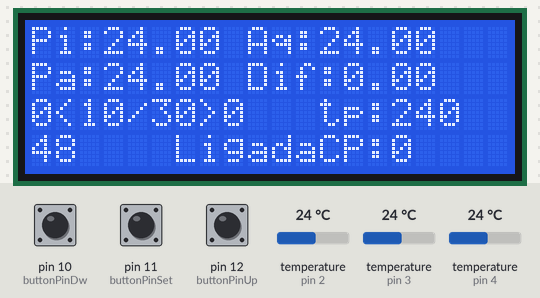
Recording of a sketch running on a simulated Arduino Nano, built with avr-gcc and run on an emulated ATmega328P. Shown: 20×4 character LCD. Inputs (shaded band) come from the test bench; at power-on: pin 11 (buttonPinSet) HIGH, pin 10 (buttonPinDw) HIGH, pin 12 (buttonPinUp) HIGH, temperature (sensors on pin 2, pin 3, pin 4) 24 °C. EEPROM starts erased; what the sketch prints to the serial monitor is not drawn.

Above: at 3.8 s.
3.9 s: pin 11 (buttonPinSet) pulled LOW for 3.2 s
At 8.0 s:
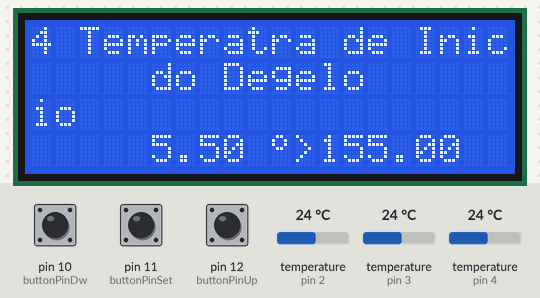
8.7 s: pin 11 (buttonPinSet) pulled LOW for 0.15 s
At 9.2 s:
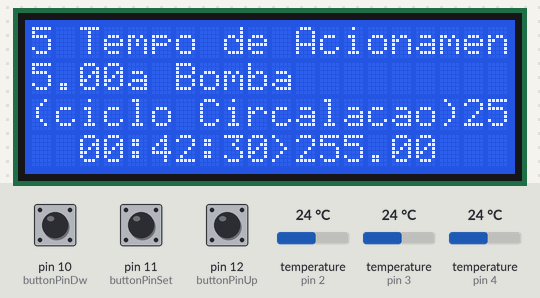
10.4 s: pin 11 (buttonPinSet) pulled LOW for 1 s
At 11.2 s:
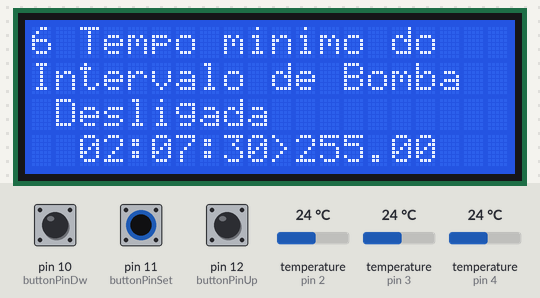
12.9 s: pin 10 (buttonPinDw) pulled LOW for 3.2 s
At 16.2 s:
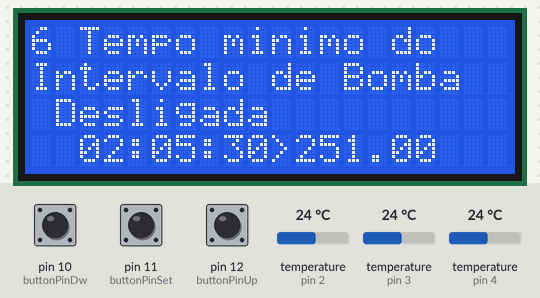
17.6 s: pin 10 (buttonPinDw) pulled LOW for 0.15 s
At 18.5 s:
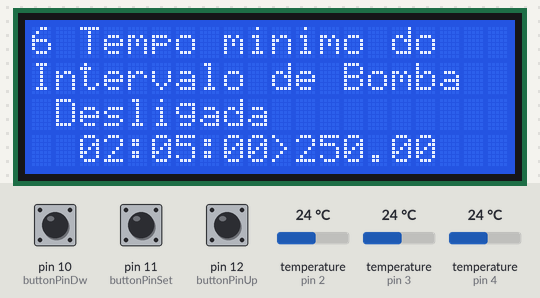
19.3 s: pin 10 (buttonPinDw) pulled LOW for 3.2 s
At 22.6 s:
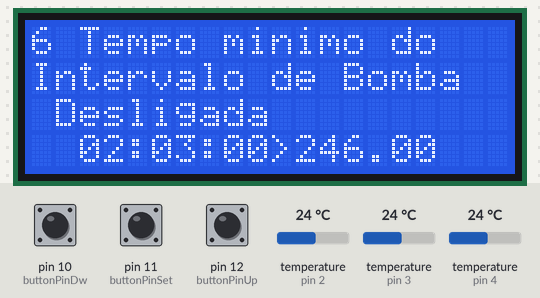
Timing chart, 0 to 24.1 s (numbered marks = the images above; inputs shaded):
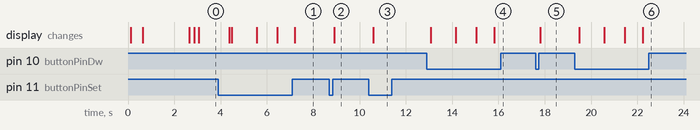

Measured:
- after the input at 3.9 s, the display: first changes after 0.47 s (image 1 shows a later state)
- after the input at 8.7 s, the display: changes after 0.20 s (image 2)
- after the input at 10.4 s, the display: changes after 0.19 s (image 3)
- after the input at 12.9 s, the display: first changes after 0.18 s (image 4 shows a later state)
- after the input at 17.6 s, the display: changes after 0.21 s (image 5)

The sketch:

controlador_piscina5_21_NANO.ino
```cpp
////ARDUINO NANO///

#include <EEPROM.h>


//////////////////////Sensores
#include <OneWire.h>
#include <DallasTemperature.h>
#define ONE_WIRE_BUS_PISC         2         // Pino do sensor da temperatura da piscina
#define ONE_WIRE_BUS_PAINEL       3         // Pino do sensor do painel de aquecimento
#define ONE_WIRE_BUS_RETORNO      4         // Pino sensor de retorno de agua
OneWire SensorPiscina(ONE_WIRE_BUS_PISC);
OneWire oneWire_out(ONE_WIRE_BUS_PAINEL);
OneWire oneWire_out_1(ONE_WIRE_BUS_RETORNO);
DallasTemperature sensor_piscina(&SensorPiscina);
DallasTemperature sensor_painel(&oneWire_out);
DallasTemperature sensor_retorno(&oneWire_out_1);


/////////////////////////////////////Botões:
unsigned long lastDebounceTime = 0 ;
//int analogreading;
int buttonPinSet = 11;    // the number of the pushbutton pin
const int ledPin = 13;      // the number of the LED pin
int ledState = HIGH;         // the current state of the output pin
int buttonStateSet;             // the current reading from the input pin
bool lastButtonStateSet = LOW;   // the previous reading from the input pin
unsigned long lastDebounceTimeSet = 0;  // the last time the output pin was toggled
int debounceDelay = 50;    // the debounce time; increase if the output flickers

int buttonPinUp = 12;    // the number of the pushbutton pin
int buttonStateUp;             // the current reading from the input pin
bool lastButtonStateUp = LOW;   // the previous reading from the input pin
unsigned long lastDebounceTimeUp = 0;  // the last time the output pin was toggled

 int buttonPinDw = 10;    // the number of the pushbutton pin
int buttonStateDw;             // the current reading from the input pin
bool lastButtonStateDw = LOW;   // the previous reading from the input pin
unsigned long lastDebounceTimeDw = 0;  // the last time the output pin was toggled
/////////////////////////////////////////////////////////////////////////////////////////////
//unsigned long difmillis =0;


   //bool chamarMenu = 0;
   unsigned long tempochamarmenu = 0;
   bool estadochamarmenu;
   unsigned long lastDebounceTimeMenu = 0;
   bool mudancaLCD;
   unsigned long tempomenu;
   bool botoes = LOW;
   int buttonPushCounter = 0;
   unsigned long whilelastTime = 0;
   bool ultimoestadobotoes ;
  int temporizador;


//LCD...

#include <LiquidCrystal_I2C.h>

LiquidCrystal_I2C lcd(0x3F,20,4);
//LiquidCrystal_I2C lcd(0x27,20,4);


//Array simbolo grau
byte grau[8] ={ B00001100,
                B00010010,
                B00010010,
                B00001100,
                B00000000,
                B00000000,
                B00000000,
                B00000000,};


//int s1;

bool memupdate = LOW ;

int SetTemperPiscina;
float SetTemperPiscFloat;
int TemperPiscEEPROM;

int SetDifTempEntrSaida;
float SetDifTemperEntrSaidaFloat;
int DifTemperEntrSaidaEEPROM;

int SetTemperSuperAq;
float SetTemperSuperAqfloat;
int SetTemperSuperAqEEPROM;

int SetTemperDegelo;
float SetTemperDegeloFloat;
int SetTemperDegeloEEPROM;

int SetTempoAcionBomba;
float SetTempoAcionBombaFloat;
int SetTempoAcionBombaEEPROM;

int SetTempoBombaDesl;
float SetTempoBombaDeslFloat;
int SetTempoBombaDeslEEPROM;


//float tempreal;
//float tempreal1;

int bomba1 = 2;// pino acionamento da bomba de aquecimenti lento.
int bomba2 = 2;// pino acionamento da bomba de aquecimento rapido.
int bomba3 = 2;// pino acionamento da bomba de filtragem.


/////////////////////////////////////////


int contador = 0;
boolean botaoset;
boolean botaodw;
boolean botaoup;


boolean chamadamenu = 0;
int tempodemenu = 5000;

// diferença milisegundos
unsigned long ti;
static unsigned long tf;
int tdif;
static unsigned long tp1;

int segundos, minutos, horas, total, total1;

unsigned long previousMillis;
const long interval = 800;

int temperaturapiscina;
int tempersaidaaquecedor;
int temperaturaplaca;

boolean disparoaquecerpiscina;
boolean placaaquecida;
boolean difentrsaida;
boolean circularagua;
boolean aquecendo;
boolean circulacaodeprotecao;

unsigned long tbstart;
int tbstop;
unsigned long basetempo10seg;
unsigned long basetempo30seg;
int TAcionBomba;
int TIntervBomba;
boolean bombacionada;
unsigned long tbomba;
unsigned long tempobombaacioncircprot; //tempo de acionamento da bomba no acionamento de proteção.
unsigned long tempointervdeprot;       // tempo de intervalo da bomba no acionamento de proteção.

 unsigned long tempo;


 bool DisparoProtecao;


void setup(void)


{

    sensor_piscina.begin();
    sensor_painel.begin();
    sensor_retorno.begin();
    sensor_piscina.setWaitForConversion(false);
    sensor_painel.setWaitForConversion(false);
    sensor_retorno.setWaitForConversion(false);


   pinMode(buttonPinSet, INPUT_PULLUP);
   pinMode(buttonPinUp, INPUT_PULLUP);
   pinMode(buttonPinDw, INPUT_PULLUP);


  pinMode(bomba1, OUTPUT);
  pinMode(bomba2, OUTPUT);
  pinMode(bomba3, OUTPUT);

  Serial.begin(9600);
  Serial.println(" ");


//EEPROM.begin(50);


     lcd.init();
delay(500);
     lcd.backlight();
       lcd.clear();
       lcd.setCursor(0, 0);
       lcd.print("CONTROLADORES ");
       lcd.setCursor(0, 1);
       lcd.print("FOGGIATTO V2.1");
       delay(2000);
       lcd.clear();
       lcd.createChar(0, grau);

  tp1 = -9000;

  TemperPiscEEPROM = EEPROM.read(0);
  DifTemperEntrSaidaEEPROM = EEPROM.read(1);
  SetTemperSuperAqEEPROM = EEPROM.read(2);
  SetTemperDegeloEEPROM = EEPROM.read(3)- 100;
  SetTempoAcionBombaEEPROM = EEPROM.read(4);
  SetTempoBombaDeslEEPROM = EEPROM.read(5);


  SetTemperPiscFloat = TemperPiscEEPROM ;
  SetDifTemperEntrSaidaFloat = DifTemperEntrSaidaEEPROM;
  SetTemperSuperAqfloat = SetTemperSuperAqEEPROM;
  SetTemperDegeloFloat = SetTemperDegeloEEPROM;
  SetTempoAcionBombaFloat = SetTempoAcionBombaEEPROM;
  SetTempoBombaDeslFloat = SetTempoBombaDeslEEPROM;

tbstart = millis()/ 10000;

 TAcionBomba = -1 - SetTempoAcionBombaEEPROM;
}


void loop(void){
    sensor_piscina.requestTemperatures();
    sensor_painel.requestTemperatures();
    sensor_retorno.requestTemperatures();

    //leituraanalogbotoes();
    controle_botaoSet();
    controle_botaoUp();
    controle_botaoDw();


    Serial.print("// piscina:");
    Serial.print(sensor_piscina.getTempCByIndex(0));
    Serial.print(" painel:");
    Serial.print(sensor_painel.getTempCByIndex(0));
    Serial.print(" retorno:");
    Serial.print(sensor_retorno.getTempCByIndex(0),3);


    Serial.print("// Set:");
    Serial.print(buttonStateSet);
    Serial.print("  Up");
    Serial.print(buttonStateUp);
    Serial.print("  Dw");
    Serial.print(buttonStateDw);
    Serial.print(" dif milis ");
   // Serial.println((millis()-difmillis));
//difmillis = millis();


/////////////Menu
if (buttonStateSet ==LOW){
  tempochamarmenu = millis();
}
Serial.println(tempochamarmenu);

if ((buttonStateSet == HIGH && estadochamarmenu == LOW) && (millis()-  tempochamarmenu > 300)) {
Serial.println(millis());
chamadamenu = HIGH;
contador = 0;
}


 basetempo10seg = millis() / 10000;
 basetempo30seg = basetempo10seg / 3;

 lcd.setCursor(0, 2);
 lcd.print(basetempo10seg);
 lcd.print("<10/30>");
 lcd.print(basetempo30seg);

 // unsigned long start = millis();
    //int botoes;
  //int tempomenu;

  SetTemperPiscina = TemperPiscEEPROM;
  SetDifTempEntrSaida = DifTemperEntrSaidaEEPROM;
  SetTemperSuperAq = SetTemperSuperAqEEPROM;
  SetTemperDegelo = SetTemperDegeloEEPROM;
  SetTempoAcionBomba = SetTempoAcionBombaEEPROM;
  SetTempoBombaDesl = SetTempoBombaDeslEEPROM;


  if (chamadamenu != mudancaLCD){
      lcd.clear();
      mudancaLCD = chamadamenu;
      }

      //.println();
      Serial.print("chamadamenu  ");
     Serial.println(chamadamenu);
     // Serial.println("on");


while   (chamadamenu == HIGH){

    //leituraanalogbotoes();
    controle_botaoSet();
    controle_botaoUp();
    controle_botaoDw();


if ( buttonStateSet == HIGH || buttonStateUp == HIGH || buttonStateDw == HIGH){
       tempomenu = millis();
       botoes = HIGH;
    } else botoes = LOW;


  Serial.print("millis()");
   Serial.print(millis());
  //Serial.println("menu_on");
  // Serial.println(botoes);
  Serial.print("    tempomenu");
   Serial.println(tempomenu);
  //Serial.println("menu_on");


 if (millis() -  tempomenu > 10000) {

  chamadamenu = LOW;

  SetTemperPiscina = SetTemperPiscFloat;
  SetDifTempEntrSaida = SetDifTemperEntrSaidaFloat;
  SetTemperSuperAq = SetTemperSuperAqfloat;
  SetTemperDegelo = SetTemperDegeloFloat;
  SetTempoAcionBomba = SetTempoAcionBombaFloat;
  SetTempoBombaDesl = SetTempoBombaDeslFloat;


     atualizaeeprom();//funcao atualiza memoria

  }else{
    Serial.println(botoes);
  Serial.println("menu_on");

  }


if ((botoes != ultimoestadobotoes)  || (millis() - whilelastTime > 1000 ) ) {


           if (botoes == HIGH)  {
                    lcd.clear();
                    buttonPushCounter++;// if the current state is HIGH then the button went from off to on:
                    Serial;Serial.println("on");
                    Serial.print("number of button pushes: ");
                     Serial.println(buttonPushCounter);
                     //Serial.println(joyst_map);

                         if (buttonPushCounter > 1) {
                            whilelastTime = millis()  - (buttonPushCounter * 100) ;  //
                              } else whilelastTime = millis();


    if (buttonStateSet == HIGH){
        contador = contador + 1;
        lcd.clear();
         }

    if (contador > 6)    {
      contador = 1;
      }


 switch (contador){

   case 1:
        if (buttonStateUp == HIGH && SetTemperPiscFloat < 80){
            SetTemperPiscFloat = SetTemperPiscFloat + 1;
            }

        if (buttonStateDw == HIGH && SetTemperPiscFloat > 40){
            SetTemperPiscFloat = SetTemperPiscFloat - 1;
            }

        lcd.setCursor(0, 0);
        lcd.print("1 Temperatura Maxima");
        lcd.setCursor(3, 1);
        lcd.print("da Piscina");
        //lcd.setCursor(0, 0);
        //lcd.print("1 Temperatura Maxima");
        lcd.setCursor(3, 3);
        lcd.print(SetTemperPiscFloat/2,1);
          lcd.setCursor(7, 3);
          lcd.write((byte)0);
          lcd.print(">");
          lcd.print(SetTemperPiscFloat);
       break;

  case 2:
        if (buttonStateUp == HIGH && SetDifTemperEntrSaidaFloat <= 99){
          SetDifTemperEntrSaidaFloat = SetDifTemperEntrSaidaFloat + 1;
          }

        if (buttonStateDw == HIGH && SetDifTemperEntrSaidaFloat > 0){
            SetDifTemperEntrSaidaFloat = SetDifTemperEntrSaidaFloat - 1;
            }
            lcd.setCursor(0, 0);
            lcd.print("2 Ganho minimo de");
            lcd.setCursor(0, 1);
            lcd.print("temperatura do");
            lcd.setCursor(0, 2);
            lcd.print("painel");
            lcd.setCursor(3, 3);
            lcd.print(SetDifTemperEntrSaidaFloat/10);
            lcd.setCursor(8, 3);
            lcd.write((byte)0);
            lcd.print(">");
            lcd.print(SetDifTemperEntrSaidaFloat);

          break;


   case 3:
        if (buttonStateUp == HIGH && SetTemperSuperAqfloat < 140){
            SetTemperSuperAqfloat = SetTemperSuperAqfloat + 1;
            }
        if (buttonStateDw == HIGH && SetTemperSuperAqfloat > 100){
            SetTemperSuperAqfloat = SetTemperSuperAqfloat - 1;
            }
        lcd.setCursor(0, 0);
        lcd.print("3 Temperatura de");
        lcd.setCursor(0, 1);
        lcd.print("Acionamento da bomba");
        lcd.setCursor(0, 2);
        lcd.print("Protecao por calor");
        lcd.setCursor(3, 3);
        lcd.print(SetTemperSuperAqfloat /2 );

            lcd.setCursor(7, 3);
            lcd.write((byte)0);
            lcd.print(">" );
            lcd.print(SetTemperSuperAqfloat);

       break;


    case 4:
        if (buttonStateUp == HIGH && SetTemperDegeloFloat < 160){
          SetTemperDegeloFloat = SetTemperDegeloFloat + 1;
          }

        if (buttonStateDw == HIGH && SetTemperDegeloFloat > 50){
            SetTemperDegeloFloat = SetTemperDegeloFloat - 1;
            }
            lcd.setCursor(0, 0);
            lcd.print("4 Temperatra de Inicio");
            lcd.setCursor(5, 1);
            lcd.print("do Degelo");
            //lcd.setCursor(0, 0);
            //lcd.print("6 Temperatra deInicDegelo");
            lcd.setCursor(5, 3);
            lcd.print((SetTemperDegeloFloat/10) -10);
            lcd.setCursor(10, 3);
            lcd.write((byte)0);
            lcd.print(">");
            lcd.print(SetTemperDegeloFloat);
        break;


    case 5:
        if (buttonStateUp == HIGH && SetTempoAcionBombaFloat <= 80){
            SetTempoAcionBombaFloat = SetTempoAcionBombaFloat + 1;
            }
        if (buttonStateDw == HIGH && SetTempoAcionBombaFloat > 0){
           SetTempoAcionBombaFloat = SetTempoAcionBombaFloat - 1;
           }
           lcd.setCursor(0, 0);
           lcd.print("5 Tempo de Acionamen");
            lcd.setCursor(0, 1);
           lcd.print("to da Bomba");
           lcd.setCursor(0, 2);
           lcd.print("(ciclo Circalacao)");
           // lcd.print(SetTemperSuperAqFloat);
           total = SetTempoAcionBombaFloat * 10;
           horas = (total / 3600);
           minutos = ((total - (horas * 3600)) / 60);
           segundos = (total % 60);

              // lcd.setCursor(0, 1);
               lcd.print(SetTempoAcionBombaFloat);

           lcd.setCursor(2, 3);
        if (horas < 10){
          lcd.print("0");
           }
           lcd.print(horas);
           lcd.print(":");
           lcd.setCursor(5, 3);
        if (minutos < 10){
           lcd.print("0");
           }
           lcd.print(minutos);
           lcd.print(":");
           lcd.setCursor(8, 3);
        if (segundos < 10){
            lcd.print("0");
            }
            lcd.print(segundos);
lcd.print(">");
lcd.print(SetTempoAcionBombaFloat);

          break;


     case 6:
        if (buttonStateUp == HIGH && SetTempoBombaDeslFloat <= 239){
            SetTempoBombaDeslFloat = SetTempoBombaDeslFloat + 1;
            }
        if (buttonStateDw == HIGH && SetTempoBombaDeslFloat > 0){
           SetTempoBombaDeslFloat = SetTempoBombaDeslFloat - 1;
           }
           lcd.setCursor(0, 0);
           lcd.print("6 Tempo minimo do");
           lcd.setCursor(0, 1);
           lcd.print("Intervalo de Bomba");
           lcd.setCursor(1, 2);
           lcd.print("Desligada");
           // lcd.print(SetTemperSuperAqFloat);
           total = SetTempoBombaDeslFloat * 30;
           horas = (total / 3600);
           minutos = ((total - (horas * 3600)) / 60);
           segundos = (total % 60);

           lcd.setCursor(2, 3);
        if (horas < 10){
          lcd.print("0");
           }
           lcd.print(horas);
           lcd.print(":");
           lcd.setCursor(5, 3);
        if (minutos < 10){
           lcd.print("0");
           }
           lcd.print(minutos);
           lcd.print(":");
           lcd.setCursor(8, 3);
        if (segundos < 10){
            lcd.print("0");
            }
            lcd.print(segundos);
            lcd.print(">");
            lcd.print(SetTempoBombaDeslFloat);
          break;


      default:
        contador = 0;
    }
   // return;


} else {
           buttonPushCounter = 0;
            // Serial.println("off");// if the current state is LOW then the button went from on to off:
           }


ultimoestadobotoes = botoes ;


  } //fim do if


 // Serial.println("fim do while");

 delay(100);
 }  ////////////////////////fim do while


  temperaturapiscina = 10 * sensor_piscina.getTempCByIndex(0);
  temperaturaplaca = 10 * sensor_painel.getTempCByIndex(0);
  tempersaidaaquecedor = 10 * sensor_retorno.getTempCByIndex(0);

  Serial.print("  tempPisc: ");
  Serial.print(temperaturapiscina);
  Serial.print("< >");
  //Serial.print("  tempPisc: ");
  Serial.print(EEPROM.read(0));
  Serial.print(" <<< ");


//  Serial.println(leitura0);
    lcd.setCursor(0, 0);
    lcd.print("Pi:");
    lcd.print(sensor_piscina.getTempCByIndex(0), 2);
    lcd.setCursor(9, 0);
    lcd.print("Aq:");
    lcd.print(sensor_retorno.getTempCByIndex(0), 2);
    lcd.setCursor(0, 1);
    lcd.print("Pa:");
    lcd.print(sensor_painel.getTempCByIndex(0),2);

    lcd.setCursor(9, 1);
    lcd.print("Dif:");
    lcd.print(sensor_piscina.getTempCByIndex(0) - sensor_retorno.getTempCByIndex(0));

    lcd.setCursor(0, 3);
    lcd.print(temperaturaplaca / 5);
    // lcd.print("Bomba:");
     if (digitalRead(bomba1) == 1){
       lcd.print("    Ligada");
       } else    lcd.print(" Desligada");

// unsigned long stop = millis();

    lcd.print("CP:");
    lcd.print(circulacaodeprotecao);

    lcd.setCursor(12, 2);
    lcd.print("tp:");
    lcd.print(temperaturaplaca);


 if ((temperaturaplaca / 5  >  SetTemperSuperAqEEPROM ) || (temperaturaplaca < SetTemperDegeloEEPROM - 100 ) && millis() > 10000)
     {
       circulacaodeprotecao = HIGH;
     }


   if ((temperaturaplaca >= (SetTemperSuperAqEEPROM /5) + 40) || (temperaturaplaca * 10 < SetTemperDegeloEEPROM))
        {
          digitalWrite(bomba1, HIGH);
         tempo = basetempo10seg;
        }
      else{
        if (tempo + 6 <= basetempo10seg ){
             digitalWrite(bomba1, LOW);
             }


       else { circulacaodeprotecao = LOW;

              tempointervdeprot = basetempo30seg;
              tempobombaacioncircprot = basetempo10seg;

       }

if (temperaturaplaca * 2 >= SetTemperSuperAqEEPROM && circulacaodeprotecao == LOW ){
      disparoaquecerpiscina = HIGH;
      TAcionBomba = basetempo10seg;
      }
       else {disparoaquecerpiscina = LOW;

      }


int difT = temperaturapiscina * 10 + DifTemperEntrSaidaEEPROM;
int temperAq = tempersaidaaquecedor * 10;

if (  temperAq >= difT){
    difentrsaida = HIGH;
    TAcionBomba = basetempo10seg;
    }
    else difentrsaida = LOW;


 int ligarbomba;


 tbomba = basetempo10seg - TAcionBomba;

 if ( (tbomba  < SetTempoAcionBombaEEPROM) || disparoaquecerpiscina == HIGH )  {
     bombacionada = HIGH;
     //digitalWrite(bomba, HIGH);
     }
 else{bombacionada = LOW;
    // digitalWrite(bomba, LOW);
     }


      }


}


/////////Fim do Loop


////////////////////////Função botão
/*

void leituraanalogbotoes(){
     analogreading = analogRead(A0);
     if (analogreading > 360  && analogreading < 440){
     buttonPinSet = 1;
     Serial.print("Set");
     } else buttonPinSet =0;

     if (analogreading > 660  && analogreading < 740){
     buttonPinUp = 1;
     Serial.print("Up");
     } else buttonPinUp =0;

     if (analogreading > 960 ){
     buttonPinDw = 1;
     Serial.print("Dw");
     } else buttonPinDw =0;

  }


*/

void controle_botaoSet(){
    int reading = !digitalRead(buttonPinSet);
  if (reading != lastButtonStateSet) {
       lastDebounceTimeSet = millis();
       }
  if ((millis() - lastDebounceTimeSet) > debounceDelay) {

      if (reading != buttonStateSet) {
               buttonStateSet = reading;
                // only toggle the LED if the new button state is HIGH
               //if (buttonState == HIGH) {
              //  ledState = !ledState;
              //}
      }
  }
  lastButtonStateSet = reading;
  }


  void controle_botaoUp(){
    int reading = !digitalRead(buttonPinUp);
  if (reading != lastButtonStateUp) {
       lastDebounceTimeUp = millis();
       }
  if ((millis() - lastDebounceTimeUp) > debounceDelay) {

      if (reading != buttonStateUp) {
               buttonStateUp = reading;
                // only toggle the LED if the new button state is HIGH
               //if (buttonState == HIGH) {
              //  ledState = !ledState;
              //}
      }
  }
  lastButtonStateUp = reading;
  }

  void controle_botaoDw(){
    int reading = !digitalRead(buttonPinDw);
  if (reading != lastButtonStateDw) {
       lastDebounceTimeDw = millis();
       }
  if ((millis() - lastDebounceTimeDw) > debounceDelay) {

      if (reading != buttonStateDw) {
               buttonStateDw = reading;
                // only toggle the LED if the new button state is HIGH
               //if (buttonState == HIGH) {
              //  ledState = !ledState;
              //}
      }
  }
  lastButtonStateDw = reading;
  }


  void  atualizaeeprom(){
//    Serial.print();
Serial.print("SetTemperPiscina: ");
Serial.print(SetTemperPiscina);
Serial.print(" TemperPiscEEPROM:");
Serial.println(TemperPiscEEPROM);

   if (SetTemperPiscFloat != TemperPiscEEPROM){
      EEPROM.write(0, (SetTemperPiscFloat ));
      memupdate = HIGH;
      }
   if (SetDifTempEntrSaida != DifTemperEntrSaidaEEPROM){
      EEPROM.write(1, SetDifTempEntrSaida);
      memupdate = HIGH;
      }
  if (SetTemperSuperAqEEPROM != SetTemperSuperAq){
      EEPROM.write(2, SetTemperSuperAq);
      memupdate = HIGH;
      }
  if (SetTemperDegelo != SetTemperDegeloEEPROM){
      EEPROM.write(3, SetTemperDegelo + 100);
      memupdate = HIGH;
      }
  if (SetTempoAcionBomba != SetTempoAcionBombaEEPROM){
      EEPROM.write(4, SetTempoAcionBomba);
      memupdate = HIGH;
      }
  if (SetTempoBombaDesl != SetTempoBombaDeslEEPROM){
      EEPROM.write(5, SetTempoBombaDesl);
      memupdate = HIGH;
      }

    if (memupdate == HIGH){
   //   EEPROM.commit();
      memupdate = LOW;

      Serial.println("atualiza memoria");
            lcd.clear();
            lcd.setCursor(0, 1);
            lcd.print("Salvando na memoria");
            //lcd.setCursor(0, 1);
           //lcd.print("    memoria");
        delay(5000);

    TemperPiscEEPROM = EEPROM.read(0);
    DifTemperEntrSaidaEEPROM = EEPROM.read(1);
    SetTemperSuperAqEEPROM = EEPROM.read(2);
    SetTemperDegeloEEPROM = EEPROM.read(3)- 100;
    SetTempoAcionBombaEEPROM = EEPROM.read(4);
    SetTempoBombaDeslEEPROM = EEPROM.read(5);

     }
    }

    //////////Função TEMPORIZADOR/////
    void timer (){


    }
```
